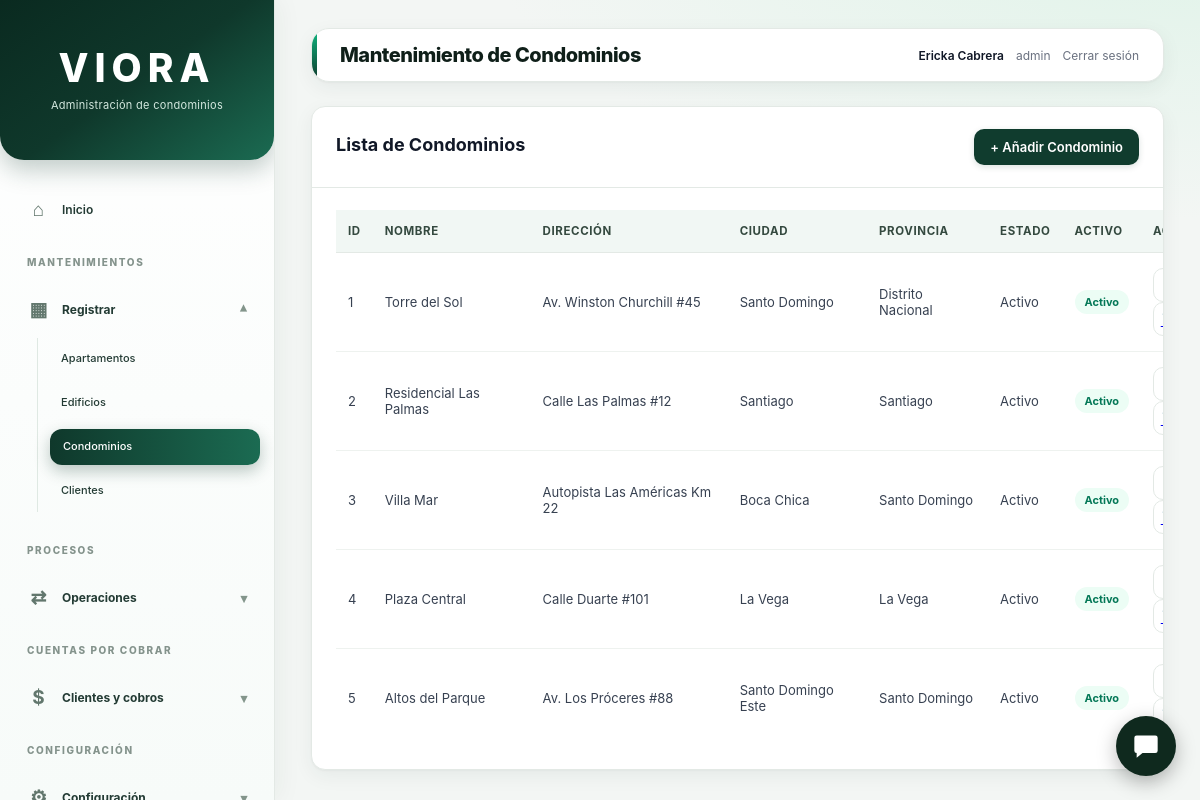
Screenshot of /Viora/mantenimientos/condominio.php (signed in) with the database file from the repository.
### tables this page shows
CREATE TABLE `condominio` (
  `id_condominios` bigint(20) NOT NULL,
  `nombre` varchar(100) NOT NULL,
  `descripcion` text DEFAULT NULL,
  `direccion` varchar(255) NOT NULL,
  `ciudad` varchar(100) DEFAULT NULL,
  `provincia` varchar(100) DEFAULT NULL,
  `estado` varchar(30) DEFAULT 'Activo',
  `activo` tinyint(1) DEFAULT 1
);

### Viora/mantenimientos/condominio.php (the view, shortened to what this page needs)
<?php
require_once '../conf/conexion.php';
$nombre = $_SESSION['nombre_usuario'] ?? 'Usuario';
$usuario = $_SESSION['usuario'] ?? '';
$sql = "
    SELECT id_condominios, nombre, descripcion,
           direccion, ciudad, provincia, estado, activo
    FROM condominio
    ORDER BY id_condominios ASC
";
$result = $conexion->query($sql);
?>
<!DOCTYPE html>
<html lang="es">
<head>
    <link rel="stylesheet" href="../estilos/styleP.css?v=6">
</head>
<body>
<div class="diseño">
    <?php include 'menu_lateral.php'; ?>
    <main class="contenido">
        <header class="contenido__superior">
            <h1 class="titulo">Mantenimiento de Condominios</h1>
            <div class="filtros" role="group" aria-label="Usuario actual">
                <span class="filtro filtro--activo">
                    <?= htmlspecialchars($nombre) ?>
                </span>
                <span class="filtro">
                    <?= htmlspecialchars($usuario) ?>
                </span>
                <a href="../login/logout.php"
                   class="filtro"
                   style="text-decoration:none;">
                    Cerrar sesión
                </a>
            </div>
        </header>
        <section class="modulo">
            <div class="modulo__header">
                <h2 class="modulo__titulo">Lista de Condominios</h2>
                <button type="button"
                        id="btnNuevo"
                        class="btn-primario">
                    + Añadir Condominio
                </button>
            </div>
            <div class="modulo__cuerpo tabla-contenedor">
                <table class="tabla">
                    <thead>
                        <tr>
                            <th>ID</th>
                            <th>Nombre</th>
                            <th>Dirección</th>
                            <th>Ciudad</th>
                            <th>Provincia</th>
                            <th>Estado</th>
                            <th>Activo</th>
                            <th>Acciones</th>
                        </tr>
                    </thead>
                    <tbody>
                    <?php if ($result && $result->num_rows > 0): ?>
                        <?php while ($row = $result->fetch_assoc()): ?>
                            <tr>
                                <td>
                                    <?= (int)$row['id_condominios'] ?>
                                </td>
                                <td>
                                    <?= htmlspecialchars($row['nombre'] ?? '') ?>
                                </td>
                                <td>
                                    <?= htmlspecialchars($row['direccion'] ?? '') ?>
                                </td>
                                <td>
                                    <?= htmlspecialchars($row['ciudad'] ?? '') ?>
                                </td>
                                <td>
                                    <?= htmlspecialchars($row['provincia'] ?? '') ?>
                                </td>
                                <td>
                                    <?= htmlspecialchars($row['estado'] ?? '') ?>
                                </td>
                                <td>
                                    <?php if ($row['activo']): ?>
                                        <span class="badge badge--activo">
                                            Activo
                                        </span>
                                    <?php else: ?>
                                        <span class="badge badge--inactivo">
                                            Inactivo
                                        </span>
                                    <?php endif; ?>
                                </td>
                                <td class="tabla__acciones">
                                    <button type="button"
                                            class="btn-icono btn-icono--editar btn-edit"
                                            data-id="<?= (int)$row['id_condominios'] ?>"
                                            title="Editar"
                                            aria-label="Editar condominio">
                                    </button>
                                    <a href="Condominio.php?eliminar=<?= (int)$row['id_condominios'] ?>"
                                       class="btn-icono btn-icono--eliminar"
                                       title="Eliminar"
                                       aria-label="Eliminar condominio"
                                       onclick="return confirm('¿Seguro que deseas eliminar este condominio?');">
                                    </a>
                                </td>
                            </tr>
                        <?php endwhile; ?>
                    <?php endif; ?>
                    </tbody>
                </table>
            </div>
        </section>
    </main>
</div>
</body>
</html>

### Viora/estilos/styleP.css (style rules this page uses)
:root { --fondo: #f4f5f7; --panel: #ffffff; --texto: #111827; --tenue: #6b7280; --borde: #e5e7eb; --sombra: 0 4px 20px rgba(0, 0, 0, .04); --lateral-fondo: #ffffff; --lateral-texto: #374151; --lateral-hover: #f3f4f6; --lateral-activo: #0f291e; --lateral-activo-texto: #ffffff; --color-primario: #0f291e; --verde-esmeralda: #10b981; }
*, *::before, *::after { box-sizing: border-box; }
html, body { height: 100%; margin: 0; padding: 0; }
body { font-family: -apple-system, BlinkMacSystemFont, "Segoe UI", Roboto, Helvetica, Arial, sans-serif; color: var(--texto); background: var(--fondo); -webkit-font-smoothing: antialiased; }
.diseño { display: flex; min-height: 100vh; }
.contenido { flex: 1; padding: 24px 32px; overflow-y: auto; min-width: 0; }
.contenido__superior { display: flex; align-items: center; justify-content: space-between; gap: 20px; margin-bottom: 24px; background: var(--panel); padding: 14px 22px; border-radius: 16px; border: 1px solid var(--borde); box-shadow: var(--sombra); }
.contenido__superior .titulo { margin: 0; font-size: 20px; font-weight: 800; color: var(--texto); }
.filtros { display: flex; align-items: center; gap: 12px; }
.filtro { font-size: 12px; color: var(--tenue); }
.filtro--activo { font-weight: 600; color: var(--texto); }
.modulo { background: var(--panel); border: 1px solid var(--borde); border-radius: 16px; box-shadow: var(--sombra); overflow: hidden; }
.modulo__header { display: flex; justify-content: space-between; align-items: center; flex-wrap: wrap; gap: 16px; padding: 22px 24px; border-bottom: 1px solid var(--borde); }
.modulo__titulo { margin: 0 0 6px; color: var(--texto); font-size: 18px; font-weight: 700; }
.modulo__cuerpo { padding: 22px 24px; overflow-x: auto; }
.tabla { width: 100%; min-width: 900px; border-collapse: collapse; text-align: left; }
.tabla thead th { padding: 14px 12px; background: #0F382B; color: #FFFFFF; font-size: 11px; font-weight: 700; text-transform: uppercase; letter-spacing: .4px; white-space: nowrap; }
.tabla tbody td { padding: 15px 12px; border-bottom: 1px solid #edf0f2; color: #374151; font-size: 13px; vertical-align: middle; }
.tabla tbody tr:last-child td { border-bottom: none; }
.btn-icono { display: inline-flex; align-items: center; justify-content: center; width: 34px; height: 34px; padding: 0; border: 1px solid var(--borde); border-radius: 999px; background: #ffffff; cursor: pointer; font-size: 15px; }
.btn-edit { color: #0f766e; }
.badge { display: inline-block; padding: 5px 10px; border-radius: 999px; font-size: 11px; font-weight: 700; white-space: nowrap; }
.badge--activo { background: #ecfdf5; color: #047857; }
.btn-primario { display: inline-flex; align-items: center; justify-content: center; gap: 8px; background-color: #103c2e; color: #ffffff; padding: 10px 16px; border: none; border-radius: 7px; font-family: inherit; font-size: 13px; font-weight: 600; cursor: pointer; white-space: nowrap; box-shadow: 0 2px 6px rgba(16, 60, 46, 0.15); transition: all 0.2s ease; }
:root { --viora-verde: #0F382B; --viora-verde-hover: #185743; --viora-verde-claro: #E3F4EC; --viora-texto: #233B34; --viora-gris: #84938C; --viora-borde: #E7EDE9; }
.diseño { display: flex; min-height: 100vh; width: 100%; }
.diseño > .contenido { flex: 1; min-width: 0; }
@media (max-width:1250px) { .contenido__superior { flex-wrap:wrap } }

### rows the page displays
condominio: id_condominios "1", nombre "Torre del Sol", direccion "Av. Winston Churchill #45", ciudad "Santo Domingo", provincia "Distrito Nacional", estado "Activo", activo "Activo"
condominio: id_condominios "2", nombre "Residencial Las Palmas", direccion "Calle Las Palmas #12", ciudad "Santiago", provincia "Santiago", estado "Activo", activo "Activo"
condominio: id_condominios "3", nombre "Villa Mar", direccion "Autopista Las Américas Km 22", ciudad "Boca Chica", provincia "Santo Domingo", estado "Activo", activo "Activo"
condominio: id_condominios "4", nombre "Plaza Central", direccion "Calle Duarte #101", ciudad "La Vega", provincia "La Vega", estado "Activo", activo "Activo"
condominio: id_condominios "5", nombre "Altos del Parque", direccion "Av. Los Próceres #88", ciudad "Santo Domingo Este", provincia "Santo Domingo", estado "Activo", activo "Activo"

### other values shown
$nombre "Ericka Cabrera"
$usuario "admin"
